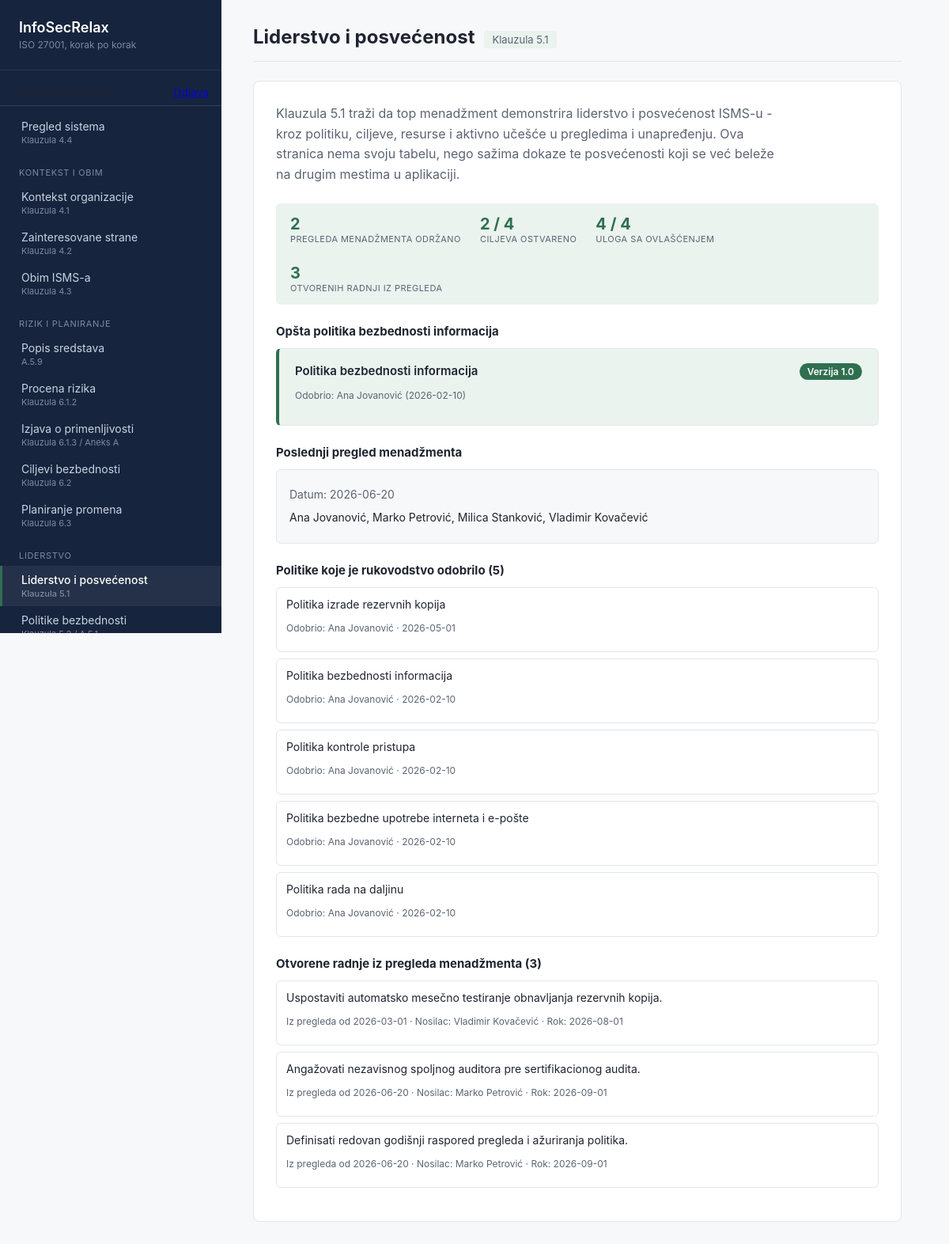
The app's page /?page=liderstvo (signed in) with its own data.
### tables this page shows
CREATE TABLE documents (
    id                  BIGINT UNSIGNED AUTO_INCREMENT PRIMARY KEY,
    organization_id     BIGINT UNSIGNED NOT NULL,
    title               VARCHAR(255) NOT NULL,
    doc_type            ENUM('politika','procedura','registar','zapisnik','ostalo') NOT NULL,
    classification       ENUM('javno','interno','poverljivo','strogo_poverljivo') NOT NULL DEFAULT 'interno' COMMENT 'A.5.12',
    current_version     VARCHAR(20) NOT NULL DEFAULT '1.0',
    file_reference       VARCHAR(500) NULL COMMENT 'putanja ili URL do fajla',
    owner_id            BIGINT UNSIGNED NULL,
    approved_by         BIGINT UNSIGNED NULL,
    approved_at         DATE NULL,
    next_review_due     DATE NULL,
    created_at          TIMESTAMP NOT NULL DEFAULT CURRENT_TIMESTAMP,
    updated_at          TIMESTAMP NOT NULL DEFAULT CURRENT_TIMESTAMP ON UPDATE CURRENT_TIMESTAMP,
    FOREIGN KEY (organization_id) REFERENCES organizations(id) ON DELETE CASCADE,
    FOREIGN KEY (owner_id) REFERENCES personnel(id) ON DELETE SET NULL,
    FOREIGN KEY (approved_by) REFERENCES personnel(id) ON DELETE SET NULL,
    INDEX idx_documents_org (organization_id)
);

CREATE TABLE personnel (
    id                  BIGINT UNSIGNED AUTO_INCREMENT PRIMARY KEY,
    organization_id     BIGINT UNSIGNED NOT NULL,
    full_name           VARCHAR(255) NOT NULL,
    email               VARCHAR(255) NULL,
    employment_type     ENUM('zaposleni','honorarni_saradnik','spoljni_dobavljac','ostalo') NOT NULL DEFAULT 'zaposleni',
    job_title           VARCHAR(255) NULL,
    start_date          DATE NULL,
    end_date            DATE NULL COMMENT 'A.6.5 - koristi se i za merenje vremena ukidanja pristupa (9.1)',
    is_active           BOOLEAN NOT NULL DEFAULT TRUE,
    created_at          TIMESTAMP NOT NULL DEFAULT CURRENT_TIMESTAMP,
    updated_at          TIMESTAMP NOT NULL DEFAULT CURRENT_TIMESTAMP ON UPDATE CURRENT_TIMESTAMP,
    FOREIGN KEY (organization_id) REFERENCES organizations(id) ON DELETE CASCADE,
    INDEX idx_personnel_org (organization_id)
);

CREATE TABLE management_reviews (
    id                  BIGINT UNSIGNED AUTO_INCREMENT PRIMARY KEY,
    organization_id     BIGINT UNSIGNED NOT NULL,
    review_date            DATE NOT NULL,
    attendees               TEXT NULL,
    previous_actions_status   TEXT NULL COMMENT 'Klauzula 9.3(a)',
    context_changes            TEXT NULL COMMENT '9.3(b)',
    interested_party_changes    TEXT NULL COMMENT '9.3(c)',
    performance_summary          TEXT NULL COMMENT '9.3(d) - neusaglasenosti, pokazatelji, audit, ciljevi',
    interested_party_feedback     TEXT NULL COMMENT '9.3(e)',
    risk_treatment_status          TEXT NULL COMMENT '9.3(f)',
    improvement_opportunities       TEXT NULL COMMENT '9.3(g)',
    created_at          TIMESTAMP NOT NULL DEFAULT CURRENT_TIMESTAMP,
    FOREIGN KEY (organization_id) REFERENCES organizations(id) ON DELETE CASCADE,
    INDEX idx_reviews_org (organization_id)
);

CREATE TABLE management_review_actions (
    id                  BIGINT UNSIGNED AUTO_INCREMENT PRIMARY KEY,
    management_review_id   BIGINT UNSIGNED NOT NULL,
    action_description        TEXT NOT NULL,
    owner_id                    BIGINT UNSIGNED NULL,
    due_date                     DATE NULL,
    status                       ENUM('otvoreno','u_toku','zavrseno') NOT NULL DEFAULT 'otvoreno',
    FOREIGN KEY (management_review_id) REFERENCES management_reviews(id) ON DELETE CASCADE,
    FOREIGN KEY (owner_id) REFERENCES personnel(id) ON DELETE SET NULL
);

### src/modules/liderstvo.php (the view, shortened to what this page needs)
<?php
$pdo = getDbConnection();
$organizationId = ensureDefaultOrganization($pdo);
$generalPolicyStmt = $pdo->prepare(
    "SELECT d.title, d.current_version, d.approved_at, per.full_name AS approved_by_name
     FROM policies p
     INNER JOIN documents d ON d.id = p.document_id
     LEFT JOIN personnel per ON per.id = d.approved_by
     WHERE p.organization_id = :org_id AND p.policy_type = 'opsta'
     ORDER BY (d.approved_at IS NULL), d.approved_at DESC
     LIMIT 1"
);
$generalPolicyStmt->execute(['org_id' => $organizationId]);
$generalPolicy = $generalPolicyStmt->fetch();
$reviewCountStmt = $pdo->prepare('SELECT COUNT(*) FROM management_reviews WHERE organization_id = :org_id');
$reviewCountStmt->execute(['org_id' => $organizationId]);
$reviewCount = (int) $reviewCountStmt->fetchColumn();
$latestReviewStmt = $pdo->prepare(
    'SELECT review_date, attendees
     FROM management_reviews
     WHERE organization_id = :org_id
     ORDER BY review_date DESC
     LIMIT 1'
);
$latestReviewStmt->execute(['org_id' => $organizationId]);
$latestReview = $latestReviewStmt->fetch();
$objectivesStmt = $pdo->prepare(
    "SELECT COUNT(*) AS total, SUM(status = 'ostvaren') AS achieved
     FROM objectives WHERE organization_id = :org_id"
);
$objectivesStmt->execute(['org_id' => $organizationId]);
$objectivesStats = $objectivesStmt->fetch();
$rolesStmt = $pdo->prepare(
    "SELECT COUNT(*) AS total, SUM(authority_level IS NOT NULL AND authority_level != '') AS with_authority
     FROM roles_responsibilities WHERE organization_id = :org_id"
);
$rolesStmt->execute(['org_id' => $organizationId]);
$rolesStats = $rolesStmt->fetch();
$approvedPoliciesStmt = $pdo->prepare(
    'SELECT d.title, d.approved_at, per.full_name AS approved_by_name
     FROM policies p
     INNER JOIN documents d ON d.id = p.document_id
     INNER JOIN personnel per ON per.id = d.approved_by
     WHERE p.organization_id = :org_id
     ORDER BY d.approved_at DESC'
);
$approvedPoliciesStmt->execute(['org_id' => $organizationId]);
$approvedPolicies = $approvedPoliciesStmt->fetchAll();
$openActionsStmt = $pdo->prepare(
    "SELECT a.action_description, a.due_date, a.status, per.full_name AS owner_name, r.review_date
     FROM management_review_actions a
     INNER JOIN management_reviews r ON r.id = a.management_review_id
     LEFT JOIN personnel per ON per.id = a.owner_id
     WHERE r.organization_id = :org_id AND a.status != 'zavrseno'
     ORDER BY a.due_date IS NULL, a.due_date"
);
$openActionsStmt->execute(['org_id' => $organizationId]);
$openActions = $openActionsStmt->fetchAll();
?>
<p class="module-intro">
    Klauzula 5.1 traži da top menadžment demonstrira liderstvo i posvećenost
    ISMS-u - kroz politiku, ciljeve, resurse i aktivno učešće u pregledima i
    unapređenju. Ova stranica nema svoju tabelu, nego sažima dokaze te
    posvećenosti koji se već beleže na drugim mestima u aplikaciji.
</p>
<div class="soa-summary">
    <div class="soa-summary-stat">
        <span class="stat-value"><?= $reviewCount ?></span>
        <span class="stat-label">Pregleda menadžmenta održano</span>
    </div>
    <div class="soa-summary-stat">
        <span class="stat-value"><?= (int) ($objectivesStats['achieved'] ?? 0) ?> / <?= (int) ($objectivesStats['total'] ?? 0) ?></span>
        <span class="stat-label">Ciljeva ostvareno</span>
    </div>
    <div class="soa-summary-stat">
        <span class="stat-value"><?= (int) ($rolesStats['with_authority'] ?? 0) ?> / <?= (int) ($rolesStats['total'] ?? 0) ?></span>
        <span class="stat-label">Uloga sa ovlašćenjem</span>
    </div>
    <div class="soa-summary-stat">
        <span class="stat-value"><?= count($openActions) ?></span>
        <span class="stat-label">Otvorenih radnji iz pregleda</span>
    </div>
</div>
<h3 class="section-heading">Opšta politika bezbednosti informacija</h3>
<?php if ($generalPolicy === false): ?>
    <p class="empty-state">Opšta politika (Klauzula 5.2) još uvek nije uneta na stranici "Politike bezbednosti".</p>
<?php else: ?>
    <div class="scope-current">
        <div class="card-header-row">
            <span class="card-title"><?= htmlspecialchars($generalPolicy['title']) ?></span>
            <span class="scope-version-badge">Verzija <?= htmlspecialchars($generalPolicy['current_version']) ?></span>
        </div>
        <?php if ($generalPolicy['approved_by_name'] !== null): ?>
            <p class="item-meta">
                Odobrio: <?= htmlspecialchars($generalPolicy['approved_by_name']) ?>
                <?php if (!empty($generalPolicy['approved_at'])): ?>
                    (<?= htmlspecialchars($generalPolicy['approved_at']) ?>)
                <?php endif; ?>
            </p>
        <?php else: ?>
            <p class="item-meta">Još uvek nema evidentiranog odobrenja rukovodstva.</p>
        <?php endif; ?>
    </div>
<?php endif; ?>
<h3 class="section-heading">Poslednji pregled menadžmenta</h3>
<?php if ($latestReview === false): ?>
    <p class="empty-state">Još uvek nijedan pregled menadžmenta nije održan.</p>
<?php else: ?>
    <div class="factor-card">
        <p class="item-meta">Datum: <?= htmlspecialchars($latestReview['review_date']) ?></p>
        <?php if (!empty($latestReview['attendees'])): ?>
            <p><?= htmlspecialchars($latestReview['attendees']) ?></p>
        <?php else: ?>
            <p class="empty-state">Prisutni nisu evidentirani za ovaj pregled.</p>
        <?php endif; ?>
    </div>
<?php endif; ?>
<h3 class="section-heading">Politike koje je rukovodstvo odobrilo (<?= count($approvedPolicies) ?>)</h3>
<?php if (empty($approvedPolicies)): ?>
    <p class="empty-state">Još uvek nijedna politika nema evidentirano odobrenje.</p>
<?php else: ?>
    <ul class="requirement-list">
        <?php foreach ($approvedPolicies as $approvedPolicy): ?>
            <li class="requirement-item">
                <div class="requirement-text"><?= htmlspecialchars($approvedPolicy['title']) ?></div>
                <p class="item-meta">
                    Odobrio: <?= htmlspecialchars($approvedPolicy['approved_by_name']) ?>
                    <?php if (!empty($approvedPolicy['approved_at'])): ?>
                        · <?= htmlspecialchars($approvedPolicy['approved_at']) ?>
                    <?php endif; ?>
                </p>
            </li>
        <?php endforeach; ?>
    </ul>
<?php endif; ?>
<h3 class="section-heading">Otvorene radnje iz pregleda menadžmenta (<?= count($openActions) ?>)</h3>
<?php if (empty($openActions)): ?>
    <p class="empty-state">Nema otvorenih radnji - sve su završene ili ih još uvek nema.</p>
<?php else: ?>
    <ul class="requirement-list">
        <?php foreach ($openActions as $openAction): ?>
            <li class="requirement-item">
                <div class="requirement-text"><?= htmlspecialchars($openAction['action_description']) ?></div>
                <p class="item-meta">
                    Iz pregleda od <?= htmlspecialchars($openAction['review_date']) ?>
                    <?php if ($openAction['owner_name'] !== null): ?>
                        · Nosilac: <?= htmlspecialchars($openAction['owner_name']) ?>
                    <?php endif; ?>
                    <?php if (!empty($openAction['due_date'])): ?>
                        · Rok: <?= htmlspecialchars($openAction['due_date']) ?>
                    <?php endif; ?>
                </p>
            </li>
        <?php endforeach; ?>
    </ul>
<?php endif; ?>

### src/assets/style.css (style rules this page uses)
:root { --color-bg: #f7f8fa; --color-surface: #ffffff; --color-sidebar: #16243e; --color-sidebar-text: #c9d3e0; --color-sidebar-text-muted: #7c8aa3; --color-accent: #2f6f4f; --color-accent-soft: #eaf3ee; --color-warning: #9a6b12; --color-warning-soft: #fbf1de; --color-danger: #a34036; --color-danger-soft: #fbeae7; --color-text: #1f2430; --color-text-muted: #5b6472; --color-border: #e3e6eb; --sidebar-width: 280px; }
* { box-sizing: border-box; }
body { margin: 0; font-family: -apple-system, BlinkMacSystemFont, "Segoe UI", Roboto, sans-serif; background: var(--color-bg); color: var(--color-text); }
.module-intro { color: var(--color-text-muted); line-height: 1.6; margin: 0 0 24px; max-width: 640px; }
.factor-card { background: var(--color-bg); border: 1px solid var(--color-border); border-radius: 6px; padding: 14px 16px; margin-bottom: 10px; }
.factor-card p { margin: 6px 0 8px; font-size: 14px; line-height: 1.5; }
.card-header-row { display: flex; align-items: baseline; justify-content: space-between; flex-wrap: wrap; gap: 12px; margin-bottom: 10px; }
.card-title { font-size: 15px; font-weight: 600; }
.requirement-list { list-style: none; margin: 0 0 14px; padding: 0; }
.requirement-item { background: var(--color-surface); border: 1px solid var(--color-border); border-radius: 6px; padding: 10px 12px; margin-bottom: 8px; }
.requirement-item:last-child { margin-bottom: 0; }
.requirement-text { font-size: 14px; line-height: 1.5; margin-bottom: 6px; }
.scope-current { background: var(--color-accent-soft); border: 1px solid var(--color-border); border-left: 4px solid var(--color-accent); border-radius: 6px; padding: 18px 20px; margin-bottom: 24px; }
.scope-version-badge { display: inline-block; font-size: 12px; font-weight: 600; color: #ffffff; background: var(--color-accent); padding: 3px 10px; border-radius: 999px; }
.item-meta { font-size: 12px; color: var(--color-text-muted); }
.section-heading { font-size: 15px; margin: 24px 0 12px; }
.section-heading:first-of-type { margin-top: 0; }
.soa-summary { display: flex; flex-wrap: wrap; gap: 24px; margin-bottom: 24px; padding: 14px 18px; background: var(--color-accent-soft); border-radius: 6px; }
.soa-summary-stat { display: flex; flex-direction: column; }
.soa-summary-stat .stat-value { font-size: 20px; font-weight: 700; color: var(--color-accent); }
.soa-summary-stat .stat-label { font-size: 11px; color: var(--color-text-muted); text-transform: uppercase; letter-spacing: 0.04em; }

### records on screen
documents: title "Politika bezbednosti informacija", current_version "1.0", approved_by.full_name "Ana Jovanović", approved_at "2026-02-10"
management_reviews: review_date "2026-06-20", attendees "Ana Jovanović, Marko Petrović, Milica Stanković, Vladimir Kovačević"
documents: title "Politika izrade rezervnih kopija", approved_by.full_name "Ana Jovanović", approved_at "2026-05-01"
documents: title "Politika kontrole pristupa", approved_by.full_name "Ana Jovanović", approved_at "2026-02-10"
documents: title "Politika bezbedne upotrebe interneta i e-pošte", approved_by.full_name "Ana Jovanović", approved_at "2026-02-10"
documents: title "Politika rada na daljinu", approved_by.full_name "Ana Jovanović", approved_at "2026-02-10"
management_review_actions: action_description "Uspostaviti automatsko mesečno testiranje obnavljanja rezervnih kopija.", management_review.review_date "2026-03-01", owner.full_name "Vladimir Kovačević", due_date "2026-08-01"
management_review_actions: action_description "Angažovati nezavisnog spoljnog auditora pre sertifikacionog audita.", management_review.review_date "2026-06-20", owner.full_name "Marko Petrović", due_date "2026-09-01"
management_review_actions: action_description "Definisati redovan godišnji raspored pregleda i ažuriranja politika.", management_review.review_date "2026-06-20", owner.full_name "Marko Petrović", due_date "2026-09-01"

### other values on screen
$item['title'] "Pregled sistema"
$item['iso_ref'] "Klauzula 4.4"
$lastGroup "KONTEKST I OBIM"
$item['title'] "Kontekst organizacije"
$item['iso_ref'] "Klauzula 4.1"
$item['title'] "Zainteresovane strane"
$item['iso_ref'] "Klauzula 4.2"
$item['title'] "Obim ISMS-a"
$item['iso_ref'] "Klauzula 4.3"
$lastGroup "RIZIK I PLANIRANJE"
$item['title'] "Popis sredstava"
$item['iso_ref'] "A.5.9"
$item['title'] "Procena rizika"
$item['iso_ref'] "Klauzula 6.1.2"
$item['title'] "Izjava o primenljivosti"
